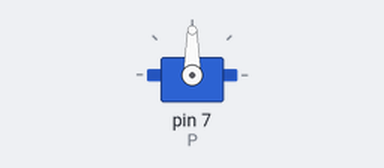
Recording of a program running on a simulated Raspberry Pi (header pin numbers). On the bench: servo. Servo angles are drawn from the pulse width (0.5 ms = 0°, 2.5 ms = 180°).

Above: at 0.05 s.
At 1.5 s:
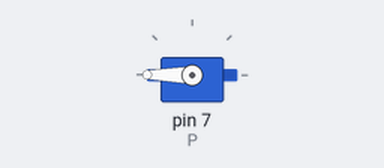
At 3.0 s:
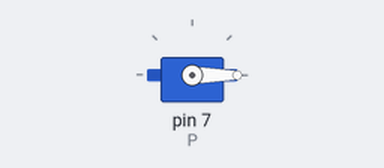
Timing chart, 0 to 6.9 s (numbered marks = the images above):
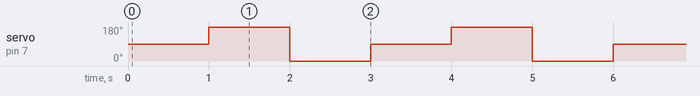

The program:

servo_test2.py
```python
import RPi.GPIO as GPIO
import time
GPIO.setmode(GPIO.BOARD)
GPIO.setup(7,GPIO.OUT)
P = GPIO.PWM(7,50)
P.start(7.5)

try:
	while True:
		P.ChangeDutyCycle(7.5)
		time.sleep(1)
		P.ChangeDutyCycle(12.5)
                time.sleep(1)
		P.ChangeDutyCycle(2.5)
                time.sleep(1)

except KeyboardInterrupt:
		GPIO.cleanup()
```

Measured:
- by itself, servo on pin 7 (P): repeats every 3.0 s: 0° 1.0 s, 90° 1.0 s, 180° 1.0 s
